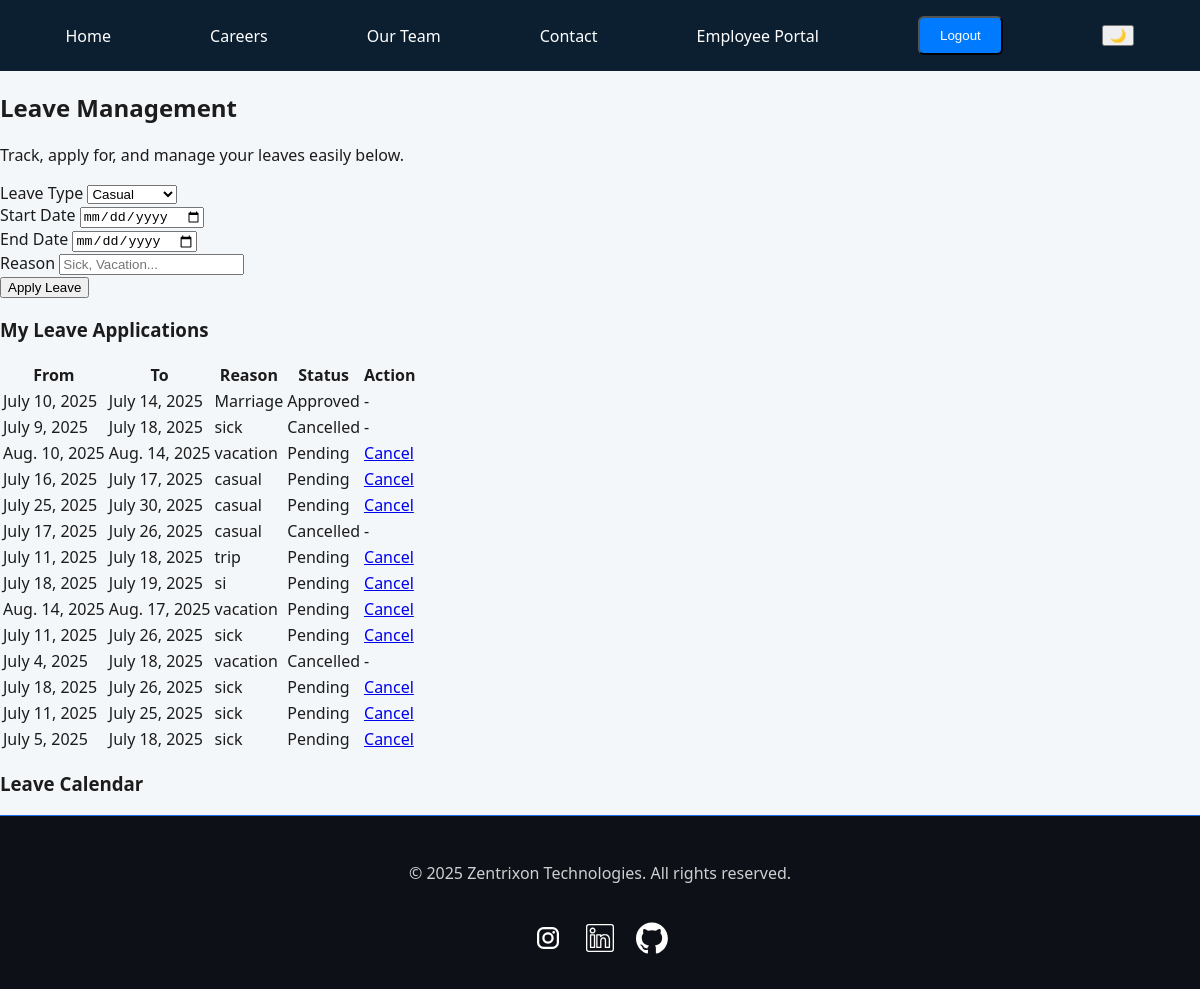
Page /portal/leave/ (signed in) on the committed database.
### portal/models.py (models this page shows, shortened)
class LeaveRequest(models.Model):
    user = models.ForeignKey(User, on_delete=models.CASCADE)
    leave_type = models.CharField(max_length=50, default='Casual')
    start_date = models.DateField()
    end_date = models.DateField()
    reason = models.TextField()
    status = models.CharField(max_length=20, default='Pending')

### portal/views.py (the view)
# urls.py: path('leave/', leave_detail, name='leave-detail'),
@login_required
def leave_detail(request):
    if request.method == 'POST':
        form = LeaveForm(request.POST)
        if form.is_valid():
            leave = form.save(commit=False)
            leave.user = request.user
            leave.save()
            messages.success(request, "Leave request submitted successfully!")
            return redirect('leave-detail')
    else:
        form = LeaveForm()
    leaves = LeaveRequest.objects.filter(user=request.user)
    return render(request, 'portal/leave_detail.html', {
        'form': form,
        'leave_list': leaves
    })

### portal/forms.py
class LeaveForm(forms.ModelForm):
    class Meta:
        model = LeaveRequest
        fields = ['leave_type', 'start_date', 'end_date', 'reason']

### portal/templates/portal/leave_detail.html (shortened to what this page needs)
{% extends 'base.html' %}
{% load static %}
{% block content %}
<section class="section bg-gradient-to-b from-blue-50 to-white py-10">
  <div class="container mx-auto max-w-6xl">
    <h2 class="text-4xl font-bold text-primary mb-6 text-center">Leave Management</h2>
    <p class="text-gray-700 text-center mb-8">Track, apply for, and manage your leaves easily below.</p>
    <form method="post" enctype="multipart/form-data" class="bg-white p-10 rounded-2xl shadow-md mb-10 border border-gray-200">
      <div class="grid grid-cols-1 md:grid-cols-2 gap-8">
<div class="md:col-span-2">
  <label for="leave_type" class="block text-sm font-semibold text-gray-700 mb-1">Leave Type</label>
  <select name="leave_type" id="leave_type"
    class="w-full px-4 py-2 rounded-xl border border-blue-400 bg-blue-50 shadow-inner focus:outline-none focus:ring-2 focus:ring-blue-500 focus:bg-white"
    required>
    <option value="Casual">Casual</option>
  </select>
</div>
<div>
  <label for="start_date" class="block text-sm font-semibold text-gray-700 mb-1">Start Date</label>
  <input type="date" name="start_date" id="start_date"
    class="w-full px-4 py-2 rounded-xl border border-blue-400 bg-blue-50 shadow-inner focus:outline-none focus:ring-2 focus:ring-blue-500 focus:bg-white"
    required>
</div>
<div>
  <label for="end_date" class="block text-sm font-semibold text-gray-700 mb-1">End Date</label>
  <input type="date" name="end_date" id="end_date"
    class="w-full px-4 py-2 rounded-xl border border-blue-400 bg-blue-50 shadow-inner focus:outline-none focus:ring-2 focus:ring-blue-500 focus:bg-white"
    required>
</div>
<div class="md:col-span-2">
  <label for="reason" class="block text-sm font-semibold text-gray-700 mb-1">Reason</label>
  <input type="text" name="reason" id="reason"
    placeholder="Sick, Vacation..." required
    class="w-full px-4 py-2 rounded-xl border border-blue-400 bg-blue-50 shadow-inner focus:outline-none focus:ring-2 focus:ring-blue-500 focus:bg-white">
</div>
      <div class="text-center">
        <button type="submit" class="mt-6 px-8 py-3 bg-blue-600 text-white font-semibold rounded-xl shadow hover:bg-blue-700">Apply Leave</button>
      </div>
    </form>
    <h3 class="text-2xl font-semibold mt-12 mb-4 text-center">My Leave Applications</h3>
    <div class="overflow-x-auto rounded-xl shadow border border-gray-200">
      <table class="min-w-full text-sm text-left">
        <thead class="bg-blue-100 text-blue-800 uppercase text-xs">
          <tr>
            <th class="px-6 py-3">From</th>
            <th class="px-6 py-3">To</th>
            <th class="px-6 py-3">Reason</th>
            <th class="px-6 py-3">Status</th>
            <th class="px-6 py-3">Action</th>
          </tr>
        </thead>
        <tbody class="bg-white divide-y divide-gray-100">
          {% for leave in leave_list %}
          <tr class="hover:bg-gray-50">
            <td class="px-6 py-4">{{ leave.start_date }}</td>
            <td class="px-6 py-4">{{ leave.end_date }}</td>
            <td class="px-6 py-4">{{ leave.reason }}</td>
            <td class="px-6 py-4 font-medium {% if leave.status == 'Pending' %}text-yellow-600{% else %}text-green-600{% endif %}">{{ leave.status }}</td>
            <td class="px-6 py-4">
              {% if leave.status == 'Pending' %}
                <a href="{% url 'cancel-leave' leave.id %}" class="text-red-600 hover:underline">Cancel</a>
              {% else %}
                -
              {% endif %}
            </td>
          </tr>
          {% empty %}
          <tr><td colspan="5" class="px-6 py-4 text-center text-gray-500">No leave records found.</td></tr>
          {% endfor %}
        </tbody>
      </table>
    </div>
    <h3 class="text-2xl font-semibold mt-14 mb-4 text-center">Leave Calendar</h3>
  </div>
</section>
{% endblock %}

### static/css/style.css (style rules this page uses)
body { margin: 0; font-family: 'Segoe UI', Tahoma, Geneva, Verdana, sans-serif; background-color: #f4f7fa; color: #1c1c1c; transition: background-color 0.3s, color 0.3s; }
body { display: flex; flex-direction: column; min-height: 100vh; }

### rows in the picture
LeaveRequest: start_date "July 10, 2025", end_date "July 14, 2025", reason "Marriage", status "Approved"
LeaveRequest: start_date "July 9, 2025", end_date "July 18, 2025", reason "sick", status "Cancelled"
LeaveRequest: start_date "Aug. 10, 2025", end_date "Aug. 14, 2025", reason "vacation", status "Pending", shows "Cancel"
LeaveRequest: start_date "July 16, 2025", end_date "July 17, 2025", reason "casual", status "Pending", shows "Cancel"
LeaveRequest: start_date "July 25, 2025", end_date "July 30, 2025", reason "casual", status "Pending", shows "Cancel"
LeaveRequest: start_date "July 17, 2025", end_date "July 26, 2025", reason "casual", status "Cancelled"
LeaveRequest: start_date "July 11, 2025", end_date "July 18, 2025", reason "trip", status "Pending", shows "Cancel"
LeaveRequest: start_date "July 18, 2025", end_date "July 19, 2025", reason "si", status "Pending", shows "Cancel"
LeaveRequest: start_date "Aug. 14, 2025", end_date "Aug. 17, 2025", reason "vacation", status "Pending", shows "Cancel"
LeaveRequest: start_date "July 11, 2025", end_date "July 26, 2025", reason "sick", status "Pending", shows "Cancel"
LeaveRequest: start_date "July 4, 2025", end_date "July 18, 2025", reason "vacation", status "Cancelled"
LeaveRequest: start_date "July 18, 2025", end_date "July 26, 2025", reason "sick", status "Pending", shows "Cancel"
LeaveRequest: start_date "July 11, 2025", end_date "July 25, 2025", reason "sick", status "Pending", shows "Cancel"
LeaveRequest: start_date "July 5, 2025", end_date "July 18, 2025", reason "sick", status "Pending", shows "Cancel"
